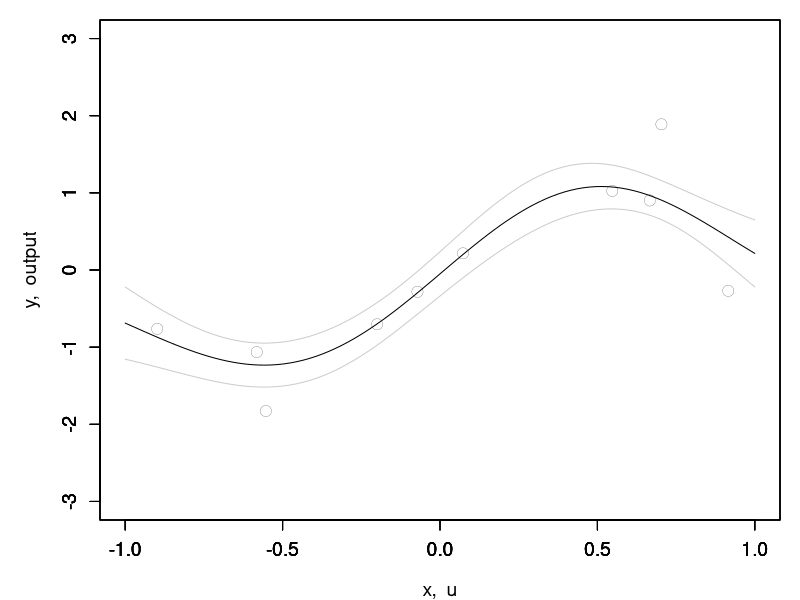

Reproduce this figure in R.
# サンプルの生成
set.seed(202103)
n <- 10
l <- 100
sigma <- 0.4
x <- runif(n, -1, 1)
tf <- sin(pi * x)
y <- tf + rnorm(n, 0, sigma)
u <- 2 * (0:(l - 1)) / (l - 1) - 1
# ハイパーパラメータの候補集合の構成
Cans <- as.vector(c(1, 2, 5) %o% c(0.01, 0.1, 1))
Cant <- as.vector(c(1, 2, 5) %o% c(0.01, 0.1, 1))
# すべてのハイパーパラメータの組に対する対数周辺尤度の計算
mll <- NULL
for (esigma in Cans) {
  mlltmp <- NULL
  for (etau in Cant) {
    V11 <- exp(-as.matrix(dist(x))^2 / etau)
    V11 <- V11 + esigma^2 * diag(rep(1, n))
    V11i <- solve(V11)
    L <- -y %*% V11i %*% y / 2 - log(det(V11)) / 2 - n * log(2 * pi)
    mlltmp <- c(mlltmp, L)
  }
  mll <- rbind(mll, mlltmp, deparse.level = 0)
}
# 対数周辺尤度を最大化するハイパーパラメータ値の特定
pos <- which(mll == max(mll), arr.ind = T)
# 求めたハイパーパラメータ値での平均関数の計算
esigma <- Cans[pos[1]]
etau <- Cant[pos[2]]
V <- exp(-as.matrix(dist(c(x, u)))^2 / etau)
V11 <- V[1:n, 1:n]
V12 <- V[1:n, (n+1):ncol(V)]
V22 <- V[(n+1):nrow(V), (n+1):ncol(V)]
Vi <- solve(V11 + esigma^2 * diag(rep(1, n)))
mu <- t(V12) %*% Vi %*% y
Vy <- V22 - t(V12) %*% Vi %*% V12
mup <- mu + sqrt(diag(Vy))
mum <- mu - sqrt(diag(Vy))
# 結果の描画
par(omi = c(0, 0, 0, 0))
par(mai = c(0.8, 1.0, 0.2, 0.2))
par(ps = 14)
xlim <- c(-1, 1)
ylim <- c(-3, 3)
plot(x, y, xlim = xlim, ylim = ylim, lwd = 0.2, cex = 1.5, xlab = "x,  u", ylab = "y,  output")
par(new = T)
plot(u, mu, type = "l", xlim = xlim, ylim = ylim, xlab = "", ylab = "")
par(new = T)
plot(u, mup, type = "l", col = grey(0.8), xlim = xlim, ylim = ylim, xlab = "", ylab = "")
par(new = T)
plot(u, mum, type = "l", col = grey(0.8), xlim = xlim, ylim = ylim, xlab = "", ylab = "")

